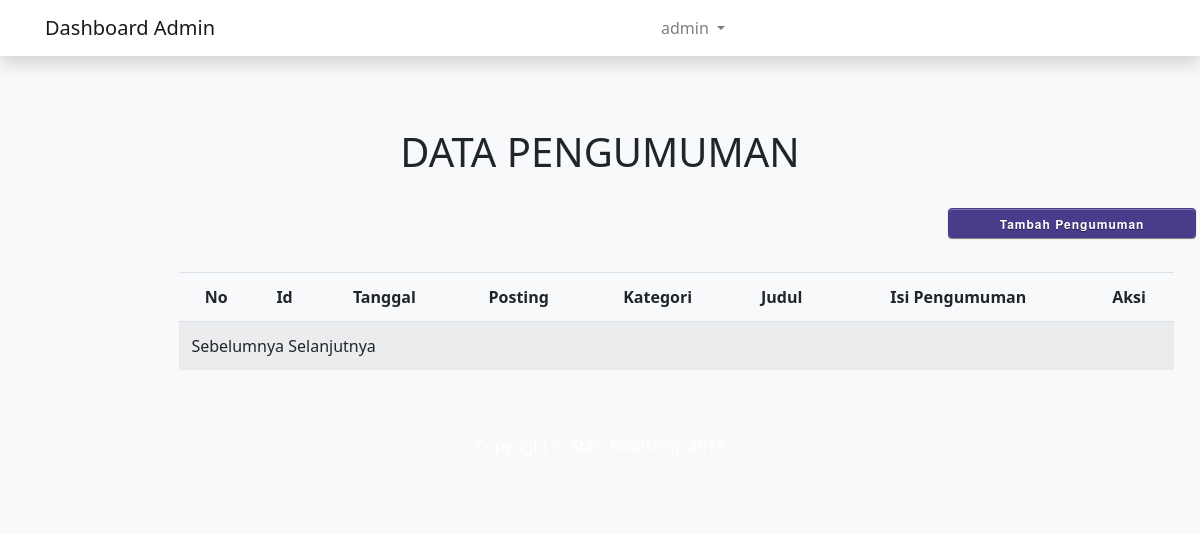
The page /dashboard/pengumuman/peng_data.php (signed in) on the database as committed earlier.
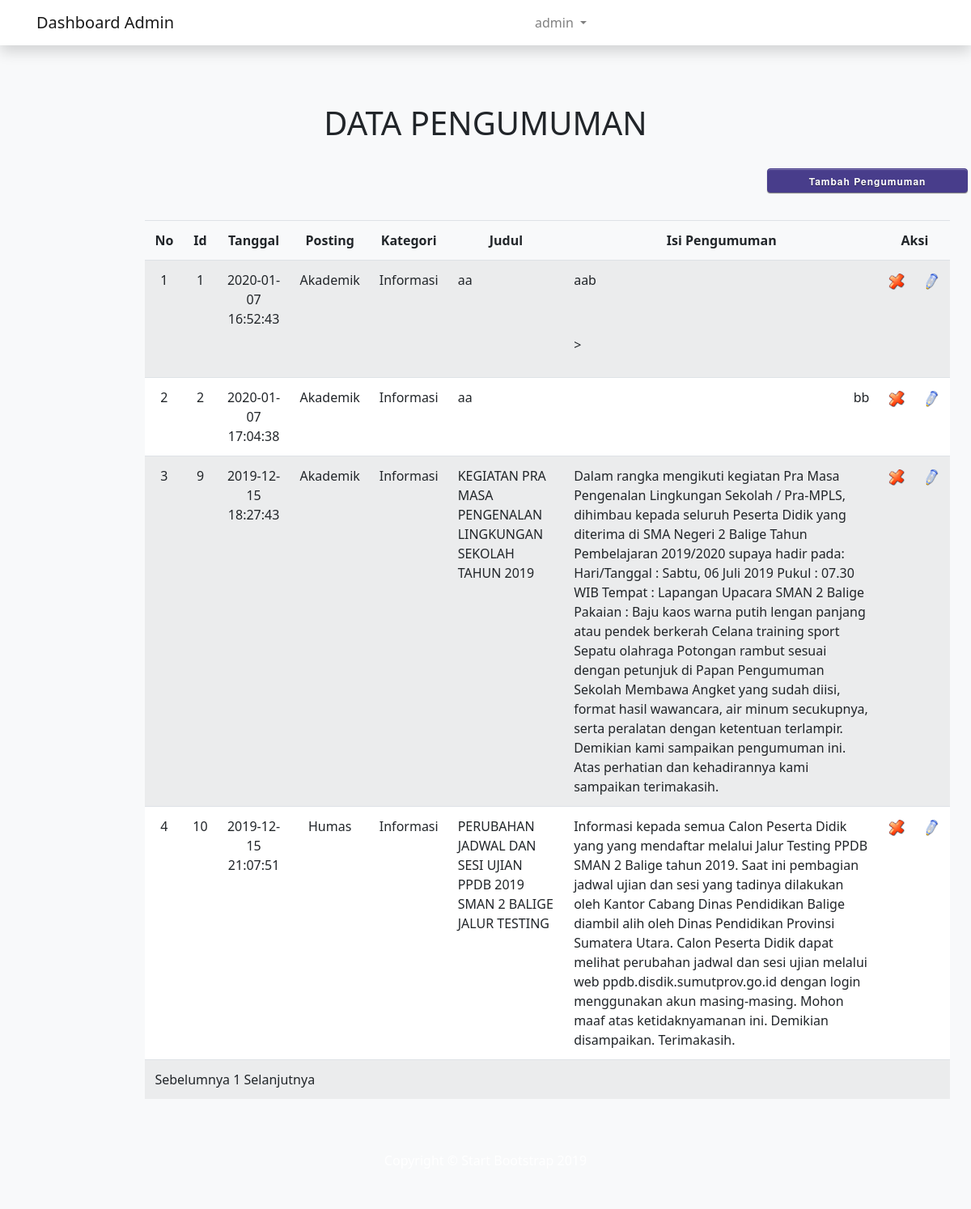
The same page on the database as committed later.
### tables this page shows
CREATE TABLE `pengumuman` (
  `id_pengumuman` int(20) NOT NULL,
  `title` varchar(500) NOT NULL,
  `descp` varchar(10000) DEFAULT NULL,
  `tanggal` datetime NOT NULL,
  `posting` varchar(20) NOT NULL,
  `kategori` varchar(20) NOT NULL
);

### dashboard/pengumuman/peng_data.php (the view, shortened to what this page needs)
<?php
include '../layout/header.php';
if (isset( $_SESSION['status'])) {
?><!--
<br><br>
	<br>
	<center><p class="h1">DATA PENGUMUMAN</p></center>
	<div class="row">
		<div class="col-md-1"></div>
		<div class="col-md-10">
			<br>
			<form action="peng_tambah.php">
				<div class="row">
					<div class="col-md-6"></div>
					<div class="col-md-2"><center><input type="submit" class="btn btn-primary align-right" value="Tambah Pengumuman" /></center></div>
				</div>
				<br>
				<table class="table table-striped">
					<thead class="thead-dark">
						<tr class="bg-light">
							<td><div align="center"><strong>No</strong></div></td>
							<td><div align="center"><strong>Id</strong></div></td>
							<td><div align="center"><strong>Tanggal</strong></div></td>
							<td><div align="center"><strong>Posting</strong></div></td>
							<td><div align="center"><strong>Kategori</strong></div></td>
							<td><div align="center"><strong>Judul</strong></div></td>
							<td><div align="center"><strong>Isi Pengumuman</strong></div></td>
							<td colspan="2"><div align="center"><strong>Aksi</strong></div></td>
						</tr>
					</thead>
					<?php
					$batas = 20;
					$pg = isset( $_GET['pg'] ) ? $_GET['pg'] : "";
					if ( empty( $pg ) ) {
						$posisi = 0;
						$pg = 1;
					} else {
						$posisi = ( $pg - 1 ) * $batas;
					}
					$no=0+$posisi;
					$tampil="SELECT * FROM pengumuman limit $posisi, $batas";
					$qryTampil=mysql_query($tampil);
					while ($dataTampil=mysql_fetch_array($qryTampil)) {
						$no++;
						?>
						<tr bgcolor="#FFFFFF">
							<td align="center"><?php echo $no ; ?></td>
							<td align="center"><?php echo $dataTampil['id_pengumuman']; ?></td>
							<td align="center"><?php echo $dataTampil['tanggal']; ?></td>
							<td align="center"><?php echo $dataTampil['posting']; ?></td>
							<td align="center"><?php echo $dataTampil['kategori']; ?></td>
							<td align="left"><?php echo $dataTampil['title']; ?></td>
							<td align="left"><?php echo $dataTampil['descp']; ?></td>
							<td>
								<div align="center">
									<a href="peng_hapus.php?id_pengumuman=<?php echo $dataTampil['id_pengumuman'] ; ?>" onclick="javascript: return confirm('Anda yakin hapus ?')"><img src="gambar/hapus.png" width="20"></a>
								</td>
								<td>
									<a href="peng_edit.php?id_pengumuman=<?php echo $dataTampil['id_pengumuman']; ?>"><img src="gambar/edit.png" width="20"></a>
								</div>
							</td>
						</tr>
					<?php } ?>
					<tr bgcolor="#FFFFFF">
						<td colspan="11">
							<?php
							$jml_data = mysql_num_rows(mysql_query("SELECT * FROM pengumuman"));
			$JmlHalaman = ceil($jml_data/$batas);
			if ( $pg > 1 ) {
				$link = $pg-1;
				$prev = "<a href='?pg=$link'>Sebelumnya </a>";
			} else {
				$prev = "Sebelumnya ";
			}
			$nmr = '';
			for ( $i = 1; $i<= $JmlHalaman; $i++ ){
				if ( $i == $pg ) {
					$nmr .= $i . " ";
				} else {
					$nmr .= "<a href='?pg=$i'>$i</a> ";
				}
			}
			if ( $pg < $JmlHalaman ) {
				$link = $pg + 1;
				$next = " <a href='?pg=$link'>Selanjutnya</a>";
			} else {
				$next = "Selanjutnya";
			}
			echo $prev . $nmr . $next;
			?>
		</td>
	</tr>
</table>
</form>
</div>
</div>
	<?php
}
include '../layout/footer.php';
?>

### dashboard/layout/header.php (shortened to what this page needs)
<!DOCTYPE html>
<html lang="en">
<head>
  <link href="vendor/bootstrap/css/bootstrap.min.css" rel="stylesheet">
  <link href="css/heroic-features.css" rel="stylesheet">
  <link rel="stylesheet" href="css/pengumuman.css">
  <link href="css/font-awesome/css/font-awesome.min.css" rel="stylesheet">
</head>
<body class="bg-light">
  <nav class="navbar navbar-expand-lg navbar-light bg-white shadow fixed-top">
    <div class="container">
      <a class="navbar-brand" href="../index.php">Dashboard Admin</a>
      <?php
      if (isset($_SESSION['username'])) {
        ?>
        <div class="collapse navbar-collapse" id="navbarResponsive">
          <ul class="navbar-nav ml-auto">
            <?php
            if (isset($_SESSION['username'])) {
              ?>
              <li class="nav-item dropdown">
                <a class="nav-link dropdown-toggle" href="#" id="navbardropdown" role="button" data-toggle="dropdown" aria-haspopup="true" aria-expanded="false">
                  <?php echo $_SESSION['username'];
                }
                ?>
              </a>
              </li>
            </ul>
          </div>
        <?php } ?>
      </div>
    </nav>

### dashboard/layout/footer.php (shortened to what this page needs)
  <footer class="py-5 bg-light">
    <div class="container">
      <p class="m-0 text-center text-white">Copyright &copy; Start Bootstrap 2019</p>
    </div>
  </footer>
</body>
</html>

### css/heroic-features.css (style rules this page uses)
body { padding-top: 56px; }

### dashboard/pengumuman/css/pengumuman.css (style rules this page uses)
* { margin: 0 auto; font-family: Segoe UI; box-sizing: border-box; }
.btn { width: 248px; height: 30px; color: #fff; font: bold 12px 'Helvetica Neue', Helvetica, Arial, sans-serif; text-shadow: 0 1px 0 rgba(0, 0, 0, 0.5); letter-spacing: 1px; text-align: center; border: 1px solid #483D8B; margin-top:; margin-bottom:10px; outline: none; cursor: pointer; position: relative; background-color: #483D8B; background-image: -webkit-gradient(linear, left top, left bottom, from(#483D8B), to(#483D8B)); -moz-box-shadow: inset 0 1px 0 rgba(255, 255, 255, 0.3), 0 1px 1px rgba(0, 0, 0, 0.5); -webkit-box-shadow: inset 0 1px 0 rgba(255, 255, 255, 0.3), 0 1px 1px rgba(0, 0, 0, 0.5); box-shadow: inset 0 1px 0 rgba(255, 255, 255, 0.3), 0 1px 1px rgba(0, 0, 0, 0.5); behavior: url(PIE.htc); }

Rows that differ between the two databases and show on the page:
added pengumuman: id_pengumuman "1", tanggal "2020-01-07 16:52:43", posting "Akademik", kategori "Informasi", title "aa", descp "aab >"
added pengumuman: id_pengumuman "2", tanggal "2020-01-07 17:04:38", posting "Akademik", kategori "Informasi", title "aa", descp "bb"
added pengumuman: id_pengumuman "9", tanggal "2019-12-15 18:27:43", posting "Akademik", kategori "Informasi", title "KEGIATAN PRA MASA PENGENALAN LINGKUNGAN SEKOLAH TAHUN 2019", descp "Dalam rangka mengikuti kegiatan Pra Masa Pengenalan Lingkungan Sekolah / Pra-MPLS, dihimbau kepada seluruh Peserta Didik yang diterima di SMA Negeri 2 Balige Tahun Pembelajaran 2019/2020 supaya hadir pada: Hari/Tanggal : Sabtu, 06 Juli 2019 Pukul : 07.30 WIB Tempat : Lapangan Upacara SMAN 2 Balige Pakaian : Baju kaos warna putih lengan panjang atau pendek berkerah Celana training sport Sepatu olahraga Potongan rambut sesuai dengan petunjuk di Papan Pengumuman Sekolah Membawa Angket yang sudah diisi, format hasil wawancara, air minum secukupnya, serta peralatan dengan ketentuan terlampir. Demikian kami sampaikan pengumuman ini. Atas perhatian dan kehadirannya kami sampaikan terimakasih."
added pengumuman: id_pengumuman "10", tanggal "2019-12-15 21:07:51", posting "Humas", kategori "Informasi", title "PERUBAHAN JADWAL DAN SESI UJIAN PPDB 2019 SMAN 2 BALIGE JALUR TESTING", descp "Informasi kepada semua Calon Peserta Didik yang yang mendaftar melalui Jalur Testing PPDB SMAN 2 Balige tahun 2019. Saat ini pembagian jadwal ujian dan sesi yang tadinya dilakukan oleh Kantor Cabang Dinas Pendidikan Balige diambil alih oleh Dinas Pendidikan Provinsi Sumatera Utara. Calon Peserta Didik dapat melihat perubahan jadwal dan sesi ujian melalui web ppdb.disdik.sumutprov.go.id dengan login menggunakan akun masing-masing. Mohon maaf atas ketidaknyamanan ini. Demikian disampaikan. Terimakasih."
Other text that changed with them:
new list line: "1"
